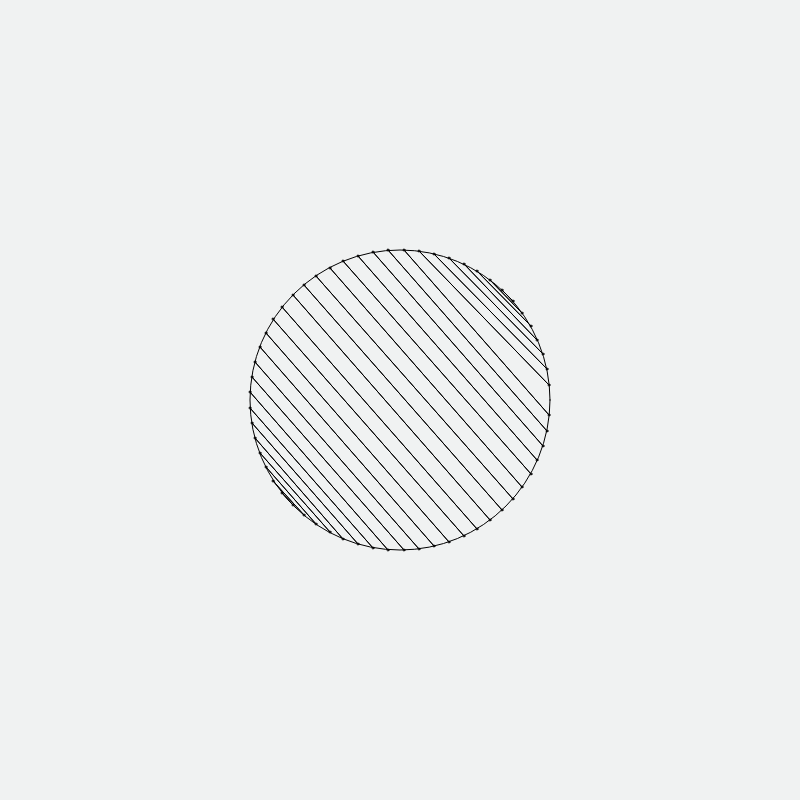
Frame 1 (no input)
Frame 60 (no input): identical to frame 1, image omitted
Frame 120 (the mouse pressed at the canvas centre since frame 60): identical to frame 1, image omitted

The p5.js sketch that drew this single still picture (run headless with seeded random() and noise() and a simulated clock; from frame 60 on, the mouse is pressed at the canvas centre):

// p5.js sketch
// ── sketch.js
cwidth = 800
center = cwidth/2
boxes = [];
circlePoints = []
var m =61;
clicked = 0;
var cc = 2;
var j = 22;
var k = 23;



function setup() {
  rectMode(CENTER);
  createCanvas(cwidth,cwidth)
 
  //makeBoxes();
  var incr = TWO_PI/m;
  
  

  for(var v=1; v<m; v++) {
    x_ = round(center + (150 * cos(v*incr)))
    y_ = round(center + (150 * sin(v*incr)));
    circlePoints.push(new dot(x_,y_));
  }
}

function mouseClicked() {
  if(clicked===0) clicked = 1;
  else {
    clicked = 0;
  }
}

function draw() {
  
  background(240,242,242)
  for(var d=0; d<boxes.length;d++) {
    boxes[d].sketch();
  }
  noFill()
  ellipse(center,center,300,300)
  
  for(var c=0; c<circlePoints.length; c++) {
    ellipse(circlePoints[c].x, circlePoints[c].y,cc,cc)
  }
  
  for(var g=0; g<circlePoints.length; g++) {
    line(circlePoints[j].x,circlePoints[j].y,circlePoints[k].x,circlePoints[k].y);
    //console.log(circlePoints[j].x+" "+circlePoints[j].y+" "+circlePoints[k].x+" "+circlePoints[k].y)
    j--;
    j = (j%(m-1));
    if(j==-1) j=59;
    k++;
    k = (k%(m-1));
  }
  
  if(clicked == 1) {
    cc++
  }
  
}


function makeBoxes() {
  start = center - (cwidth/6)
  for(var i=start; i<cwidth-200; i+=(cwidth/6)) {
    for(var f=start; f<cwidth-200; f+=(cwidth/6)) {
      boxes.push(new boxx(i,f))
    }
  }
}

function boxx(_x,_y) {
  this.x = _x;
  this.y = _y;
  this.width = cwidth/6;
  
  this.sketch = function() {
    rect(this.x,this.y,this.width,this.width)
  }
}

function dot(_x,_y) {
  this.x = _x;
  this.y = _y;
}
